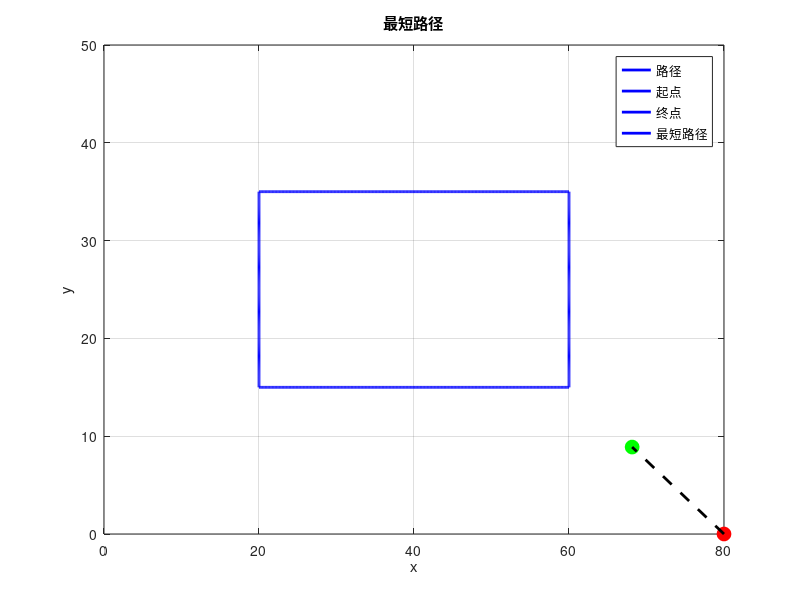

Recreate this plot in MATLAB.
% 定义初始温度、温度下降率和终止温度
initial_temperature = 100;
cooling_rate = 0.99;
min_temperature = 1;

% 定义初始解（路径上的一个点）
initial_solution = [40, 25]; % 可以根据实际情况修改初始解

% 定义目标函数（点1到路径上的点2的距离）
calculate_distance = @(point1, point2) norm(point1 - point2);

% 定义邻域操作函数（在路径上的相邻点之间进行随机移动）
generate_neighbor = @(current_solution) current_solution + randn(1, 2);

% 初始化当前解和当前温度
current_solution = initial_solution;
current_temperature = initial_temperature;

% 循环直到达到终止温度
while current_temperature > min_temperature
    % 生成邻域解
    neighbor_solution = generate_neighbor(current_solution);
    
    % 计算目标函数值的变化
    current_distance = calculate_distance([80, 0], current_solution);
    neighbor_distance = calculate_distance([80, 0], neighbor_solution);
    delta_distance = neighbor_distance - current_distance;
    
    % 根据Metropolis准则接受或拒绝邻域解
    if delta_distance < 0 || rand < exp(-delta_distance / current_temperature)
        current_solution = neighbor_solution;
    end
    
    % 降低温度
    current_temperature = current_temperature * cooling_rate;
end

% 打印最终结果
disp(['最短距离：', num2str(calculate_distance([80, 0], current_solution))]);
disp(['最短路径上的点：', num2str(current_solution)]);


% 定义路径的四条边
x1 = 20:0.1:60;
y1 = ones(size(x1)) * 15;

x2 = 20:0.1:60;
y2 = ones(size(x2)) * 35;

y3 = 15:0.1:35;
x3 = ones(size(y3)) * 20;

y4 = 15:0.1:35;
x4 = ones(size(y4)) * 60;

% 绘制路径的四条边
plot(x1, y1, 'b', 'LineWidth', 2);
axis([0,80,0,50]);
hold on;
plot(x2, y2, 'b', 'LineWidth', 2);
axis([0,80,0,50]);
plot(x3, y3, 'b', 'LineWidth', 2);
axis([0,80,0,50]);
plot(x4, y4, 'b', 'LineWidth', 2);
axis([0,80,0,50]);
% 绘制起点和终点
plot(80, 0, 'ro', 'MarkerSize', 10, 'MarkerFaceColor', 'r'); % 起点
plot(current_solution(1), current_solution(2), 'go', 'MarkerSize', 10, 'MarkerFaceColor', 'g'); % 终点

% 绘制最短路径
plot([80, current_solution(1)], [0, current_solution(2)], 'k--', 'LineWidth', 2);
axis([0,80,0,50]);
% 设置图形属性
xlabel('x');
ylabel('y');

title('最短路径');
legend('路径', '起点', '终点', '最短路径');
axis([0,80,0,50]);
grid on;
